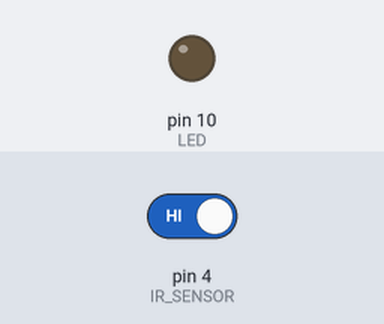
A sketch run on a simulated Arduino Uno, built with avr-gcc and run on an emulated ATmega328P. On the bench: output pins drawn as LEDs (lit = HIGH). Inputs (shaded band) come from the test bench; at power-on: pin 4 (IR_SENSOR) HIGH. What the sketch prints to the serial monitor is not drawn.

Above: at 1.2 s.
1.3 s: pin 4 (IR_SENSOR) driven LOW
At 1.9 s:
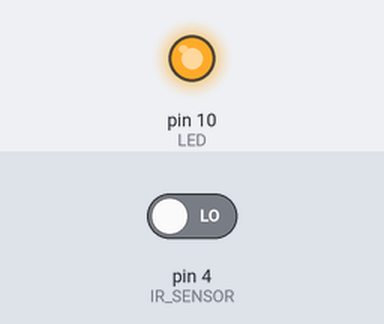
2.8 s: pin 4 (IR_SENSOR) driven HIGH
At 3.1 s:
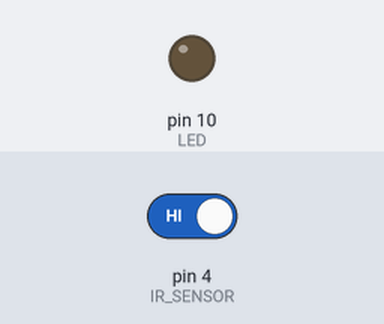
Timing chart, 0 to 5.8 s (numbered marks = the images above; inputs shaded):
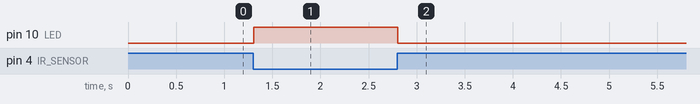

Measured:
- after the input at 1.3 s, pin 10 (LED): LOW → HIGH at once
- after the input at 2.8 s, pin 10 (LED): HIGH → LOW at once

The sketch:

IR_Flying_Fish_Sensor.ino
```cpp
int IR_SENSOR = 4;   // Setze den Pin 4 als Anschluss für den Sensor
int LED       = 10;  // Setze den Pin 10 als Anschluss für die LED

void setup() {
  Serial.begin(9600);
  pinMode(IR_SENSOR, INPUT);  // Setze den Sensor-Pin als INPUT, da dieser ein
                              // Signal an den Arduino senden soll
  pinMode(LED, OUTPUT);       // Setze die LED als OUTPUT
}

void loop()
{
  int val = digitalRead(IR_SENSOR);
  Serial.println(val);
  if ( val== 0) {  // Auslesen, ob IR-Sensor das Signal gibt,
                                      // dass ein Hindernis vor ihm ist
    digitalWrite(LED, HIGH);  // Wenn ja, soll die LED leuchten
  } else {
    digitalWrite(LED, LOW);  // Wenn nicht, soll die LED nicht leuchten
  }
}
```
